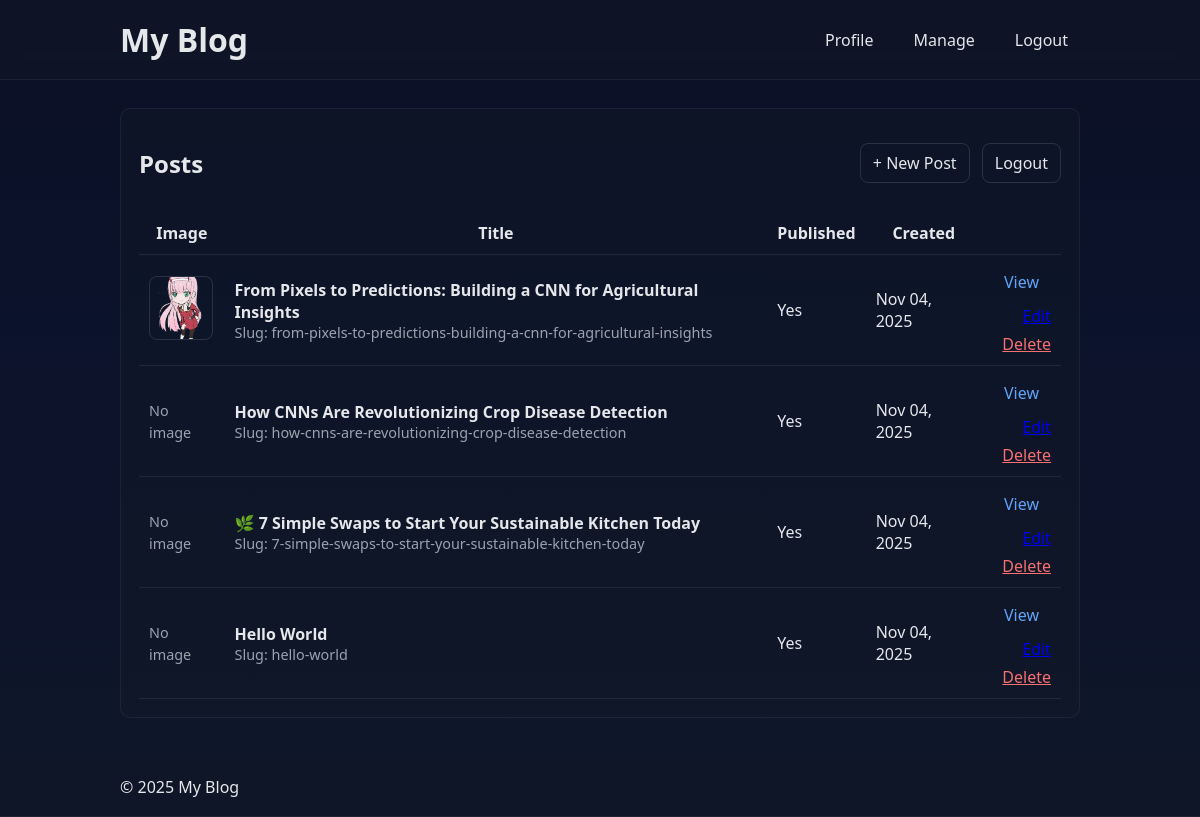
Page /manage/ (signed in) on the committed database.
### blog/models.py (models this page shows, shortened)
class Post(models.Model):
    title = models.CharField(max_length=200)
    slug = models.SlugField(max_length=220, unique=True, blank=True)
    image = models.ImageField(upload_to='blog_images/', blank=True, null=True)
    body = models.TextField()
    published = models.BooleanField(default=True)
    created_at = models.DateTimeField(auto_now_add=True)
    updated_at = models.DateTimeField(auto_now=True)
    class Meta:
        ordering = ['-created_at']

### blog/views.py (the view)
    @login_required(login_url='manage_login')
    def _wrapped(request, *args, **kwargs):
        if not request.user.is_staff:
            raise PermissionDenied
        return view_func(request, *args, **kwargs)

### blog/views.py (called while the page is built)
def staff_required(view_func):
    @login_required(login_url='manage_login')
    def _wrapped(request, *args, **kwargs):
        if not request.user.is_staff:
            raise PermissionDenied
        return view_func(request, *args, **kwargs)
    return _wrapped

@staff_required
def manage_dashboard(request):
    posts = Post.objects.all()
    return render(request, 'manage/dashboard.html', {'posts': posts})

### templates/manage/dashboard.html (shortened to what this page needs)
{% extends 'base.html' %}
{% block content %}
<div class="card">
  <div style="display:flex; justify-content: space-between; align-items: center;">
    <h2>Posts</h2>
    <div>
      <a href="{% url 'manage_post_create' %}" class="btn">+ New Post</a>
      <a href="{% url 'manage_logout' %}" class="btn" style="margin-left:8px">Logout</a>
    </div>
  </div>
  <table class="table">
    <thead>
      <tr><th>Image</th><th>Title</th><th>Published</th><th>Created</th><th></th></tr>
    </thead>
    <tbody>
    {% for post in posts %}
      <tr>
        <td>
          {% if post.image %}
            <img src="{{ post.image.url }}" alt="{{ post.title }}" class="thumb">
          {% else %}
            <span class="muted">No image</span>
          {% endif %}
        </td>
        <td>
          <div><strong>{{ post.title }}</strong></div>
          <div class="muted">Slug: {{ post.slug }}</div>
        </td>
        <td>{{ post.published|yesno:"Yes,No" }}</td>
        <td>{{ post.created_at|date:"M d, Y" }}</td>
        <td class="actions">
          <a href="{% url 'post_detail' post.slug %}" target="_blank" rel="noopener" class="nav-link">View</a>
          <a href="{% url 'manage_post_edit' post.pk %}">Edit</a>
          <a href="{% url 'manage_post_delete' post.pk %}" class="danger">Delete</a>
        </td>
      </tr>
    {% empty %}
      <tr><td colspan="5">No posts yet.</td></tr>
    {% endfor %}
    </tbody>
  </table>
</div>
{% endblock %}

### static/css/styles.css (style rules this page uses)
:root { --bg: #0f172a; --card: #111827; --text: #e5e7eb; --muted: #9ca3af; --accent: #60a5fa; }
* { box-sizing: border-box; }
body { margin: 0; font-family: system-ui, -apple-system, Segoe UI, Roboto, Helvetica, Arial, sans-serif; background: linear-gradient(180deg, #0b1024, #0b122b 40%, #0f172a); color: var(--text); }
.nav-link { color: var(--accent); text-decoration: none; padding: 6px 12px; border-radius: 6px; transition: background 0.2s; }
.card { background: rgba(17,24,39,0.5); border: 1px solid rgba(255,255,255,0.06); border-radius: 10px; padding: 18px; }
.btn { display:inline-block; padding:8px 12px; border:1px solid rgba(255,255,255,0.12); border-radius:8px; color:var(--text); text-decoration:none; }
.table { width:100%; border-collapse: collapse; margin-top: 12px; }
.table th, .table td { border-bottom:1px solid rgba(255,255,255,0.08); padding:10px; }
.thumb { width: 64px; height: 64px; object-fit: cover; border-radius: 8px; border:1px solid rgba(255,255,255,0.12); }
.muted { color: var(--muted); font-size: 0.9em; }
.actions { display: flex; flex-direction: column; gap: 6px; text-align: right; }
.actions .danger { color: #f87171; }

### rows in the picture
Post: image (picture), title "From Pixels to Predictions: Building a CNN for Agricultural Insights", slug "from-pixels-to-predictions-building-a-cnn-for-agricultural-insights", published "Yes", created_at "Nov 04, 2025"
Post: shows "No image", title "How CNNs Are Revolutionizing Crop Disease Detection", slug "how-cnns-are-revolutionizing-crop-disease-detection", published "Yes", created_at "Nov 04, 2025"
Post: shows "No image", title "🌿 7 Simple Swaps to Start Your Sustainable Kitchen Today", slug "7-simple-swaps-to-start-your-sustainable-kitchen-today", published "Yes", created_at "Nov 04, 2025"
Post: shows "No image", title "Hello World", slug "hello-world", published "Yes", created_at "Nov 04, 2025"
